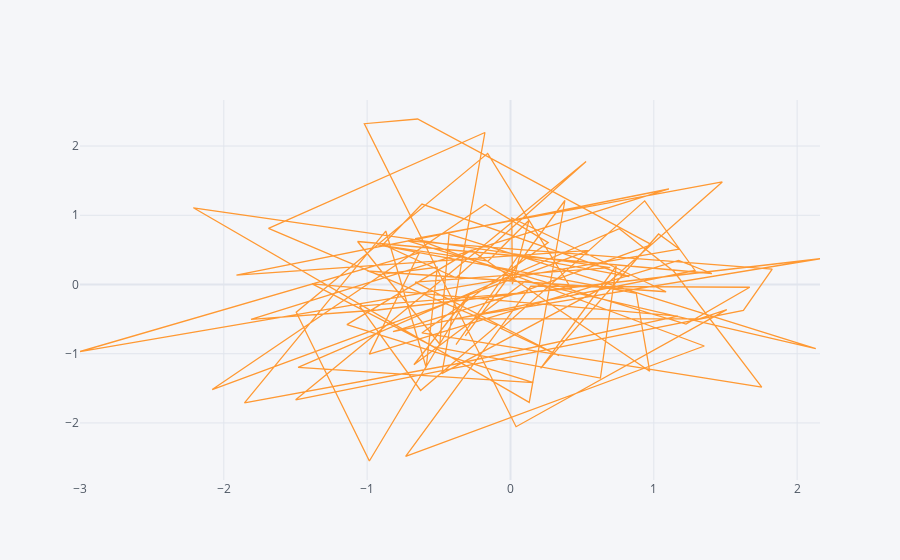

Source (notebook cell):
### Code cell
#default connects by lines
df.iplot(kind='scatter',x='A',y='B')
